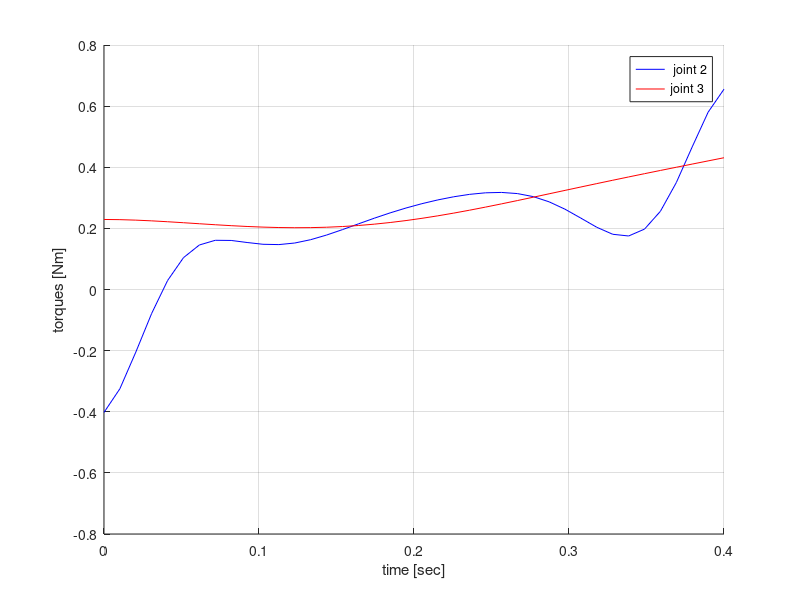
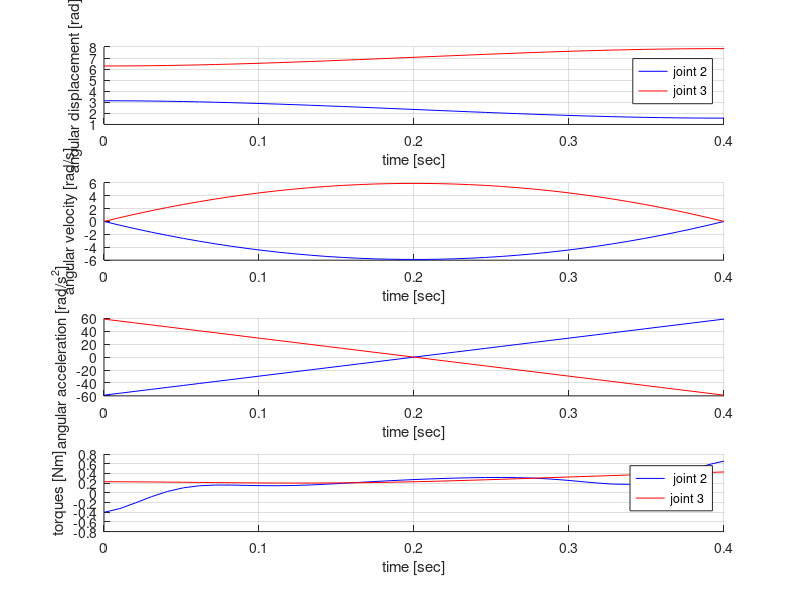
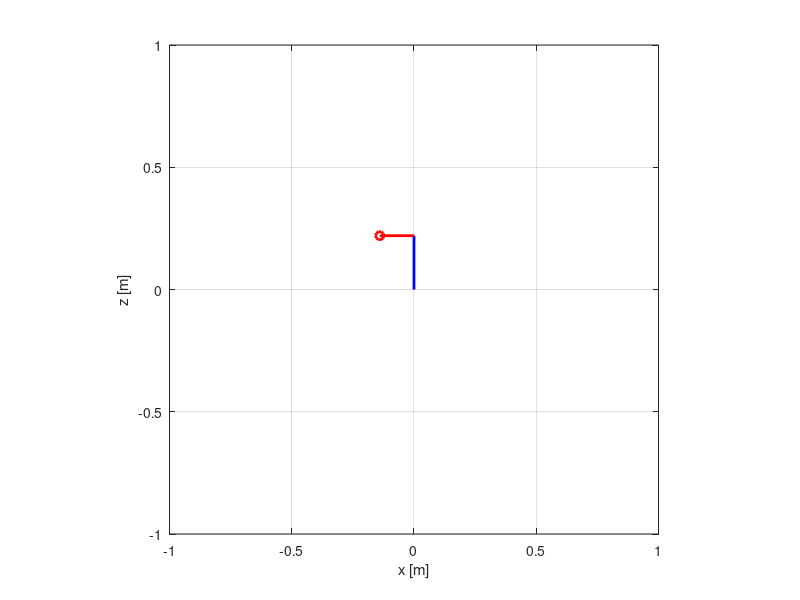

The MATLAB script that drew these images, in order:
  %%%%%%%%%%%%%%%%%%%%%%%%%%%%%%%%%%%%%%%%%%%%%%%%%%%%%%%%%%%%%%%%%%%%%%%%%%
%
%    The inverse dynamics of the 2-dof planar robotic arm
%     
%    contact: shaoping bai, shb@m-tech.aau.dk
%%%%%%%%%%%%%%%%%%%%%%%%%%%%%%%%%%%%%%%%%%%%%%%%%%%%%%%%%%%%%%%%%%%%%%%%%%

clear all; close all; clc

g = 9.801; % gravity constant

%% %%%%%%%%%%%%%%%%%%%%%%%%%%%%  link properties
%======================================  link 1
L1 = 0.22; % length [m]
%c1 = L1 * 2/3; % mass center
m1 = 0.037 + 0.126; % mass [kg] the link + the motor
I1 = 1/12 * m1 * L1^2; % moment of inertia
%======================================  link 2
L2 = 0.14; % length [m]
%c2 = L2 * 2/3; % mass center
m2 = 0.072 * 2 + 0.023; % mass [kg] the link + the motor
I2 = 1/12 * m2 * L2^2; % moment of inertia
%% %%%%%%%%%%%%%%%% wished positions of joints and time for the movements
tf = 0.4;
theta01 = 3072 * 2*pi/4096 - pi/2; %in the graphs will be represented in radians, although input is in ticks of the motor
thetaf1 = 2048 * 2*pi/4096 - pi/2;
theta02 = 2048 * 2*pi/4096 + pi;
thetaf2 = 3072 * 2*pi/4096 + pi;
%% %%%%%%%%%%%%%%%% coefficients for position, velocity and acceleration
a01 = theta01;
a11 = 0;
a21 = 3/(tf^2)*(thetaf1 - theta01);
a31 = -2/(tf^3)*(thetaf1 - theta01);

a02 = theta02;
a12 = 0;
a22 = 3/(tf^2)*(thetaf2 - theta02);
a32 = -2/(tf^3)*(thetaf2 - theta02);
%% %%%%%%%%%%%%%%%%%% dynamic simulation
%%%%%%%%%%%%%%%%%%% discrete time
T = tf; % second
N = tf*100; % resolution
i = 0; 
for t = linspace(0, T, N)
    %%%%%%%%%%%%%%%%%%%%%%%%%%%%%% instantaneous time
    i = i + 1; time(i) = t; 
    %%%%%%%%%%%%%%% Joint 1: angular displacement, velocity, acceleration
    theta_1(i) = a01 + a11 * t + a21 * t^2 + a31 * t^3;
    dtheta_1(i) = a11 + 2 * a21 * t + 3 * a31 * t^2;
    ddtheta_1(i) = 2 * a21 + 6 * a31 * t;
    
    %%%%%%%%%%%%%%% Joint 2: angular displacement, velocity, acceleration
    theta_2(i) = a02 + a12 * t + a22 * t^2 + a32 * t^3;
    dtheta_2(i) = a12 + 2 * a22 * t + 3 * a32 * t^2;
    ddtheta_2(i) = 2 * a22 + 6 * a32 * t;
    
    %%%%%%%%%%%%%%%%%%%%%%%%%%%%%%%%%%%%%  actuator torques
    tau_1(i) = ((8/18 * m1 + m2) * L1^2 + 8/18 * m2 * L2^2) * ddtheta_1(i) + 8/18 * m2 * L2^2 * ddtheta_2(i) + 4/6 * m2 * L1 * L2 * cos(dtheta_2(i)) * (ddtheta_2(i) + 2 * ddtheta_1(i)) - (m1 + m2) * g * L1 * cos(theta_1(i)) + m2 * g * L2 * cos(theta_1(i) + theta_2(i));
    tau_2(i) = (8/18 * m2 * L2^2 + 4/6 * m2 * L1 * L2 * sin(theta_2(i))) * ddtheta_1(i) + 8/18 * m2 * L2^2 * ddtheta_2(i) + 4/6 * m2 * L1 * L2 * cos(theta_2(i)) * (dtheta_1(i) * dtheta_2(i) + dtheta_1(i)^2) - m2 * g * L2 * cos(theta_1(i) + theta_2(i));
    
    %%%%%%%%%%%%%%%%%%%%%%%%%%%%%%%%%%%  link positions
    %%%%%%%%%%%%%%%%%% link 1
    X1(i) = L1*cos(theta_1(i)); Y1(i) = L1*sin(theta_1(i)); 
   % x1(i) = 0.5*X1(i); y1(i) = 0.5*Y1(i); 
    %%%%%%%%%%%%%%%%%% link 2
    X2(i) = X1(i) + L2*cos(theta_1(i) + theta_2(i)); 
    Y2(i) = Y1(i) + L2*sin(theta_1(i) + theta_2(i)); 
    %x2(i) = X1(i) + 0.5*X2(i); %Y2(i) = Y1(i) + 0.5*Y2(i); 
    
end

torque_1 = [time; tau_1]'; torque_2 = [time; tau_2]'; 

%% %%%%%%%%%%%%%%%%%%%%%%%%%%%%%%%%%% plot the motion profiles
figure(2)
clf
figure(2)
subplot(4, 1, 1)
hold on
plot(time, theta_1, 'b')
plot(time, theta_2, 'r')
hold off
legend('joint 2', 'joint 3')
grid on; 
xlabel('time [sec]'); ylabel('angular displacement [rad]'); 
subplot(4, 1, 2)
hold on
plot(time, dtheta_1, 'b')
plot(time, dtheta_2, 'r')
hold off
grid on; 
xlabel('time [sec]'); ylabel('angular velocity [rad/s]'); 
subplot(4, 1, 3)
hold on
plot(time, ddtheta_1, 'b')
plot(time, ddtheta_2, 'r')
hold off
grid on; 
xlabel('time [sec]'); ylabel('angular acceleration [rad/s^2]'); 
subplot(4, 1, 4)
hold on
plot(time, tau_1, 'b')
plot(time, tau_2, 'r')
hold off
legend(' joint 2', 'joint 3')
grid on; 
xlabel('time [sec]'); ylabel('torques [Nm]'); 

%% %%%%%%%%%%%%%%%%%%%%%%%%%%%%%%%%%% plot the motor torques
figure(1)
clf
figure(1)
hold on
plot(time, tau_1, 'b')
plot(time, tau_2, 'r')
hold off
legend(' joint 2', 'joint 3')
grid on; 
xlabel('time [sec]'); ylabel('torques [Nm]'); 

%% %%%%%%%%%%%%%%%%%%%%%%%%%%%%%%%  plot the link
figure(3)
clf
figure(3)
hold on 
axis equal; grid on; axis([-1 1 -1 1]); 
xlabel('x [m]'); ylabel('z [m]'); 
set(gca,'NextPlot','replaceChildren');
for j = 1 : N  
    plot(0, 0, 'ko', 'MarkerSize', 6, 'Linewidth', 2)  
    plot(X1(j), Y1(j), 'bo', 'MarkerSize', 6, 'Linewidth', 2)
    plot(X2(j), Y2(j), 'ro', 'MarkerSize', 6, 'Linewidth', 2)
    line([0 X1(j)], [0 Y1(j)], 'Color', 'b', 'Linewidth', 2); 
    line([X1(j) X2(j)], [Y1(j) Y2(j)], 'Color', 'r', 'Linewidth', 2);  
    F(j) = getframe; 
end
hold off
movie(F); 
